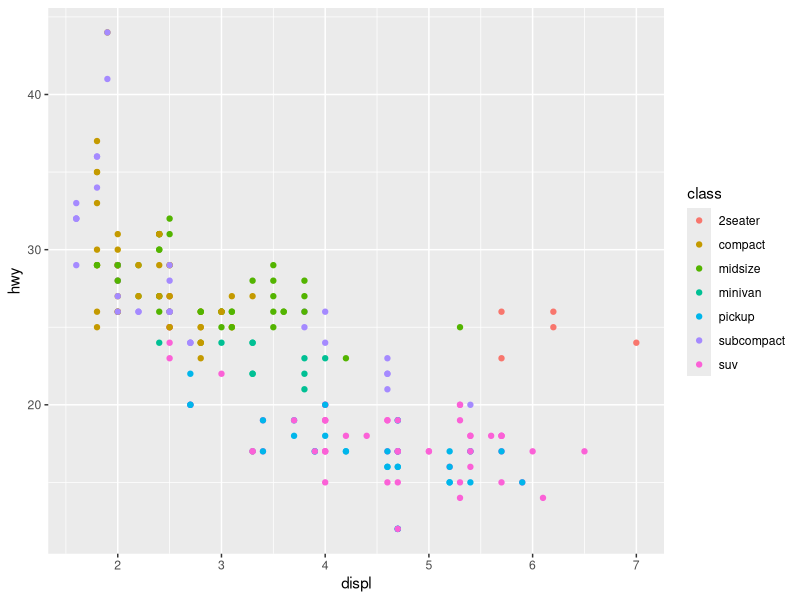
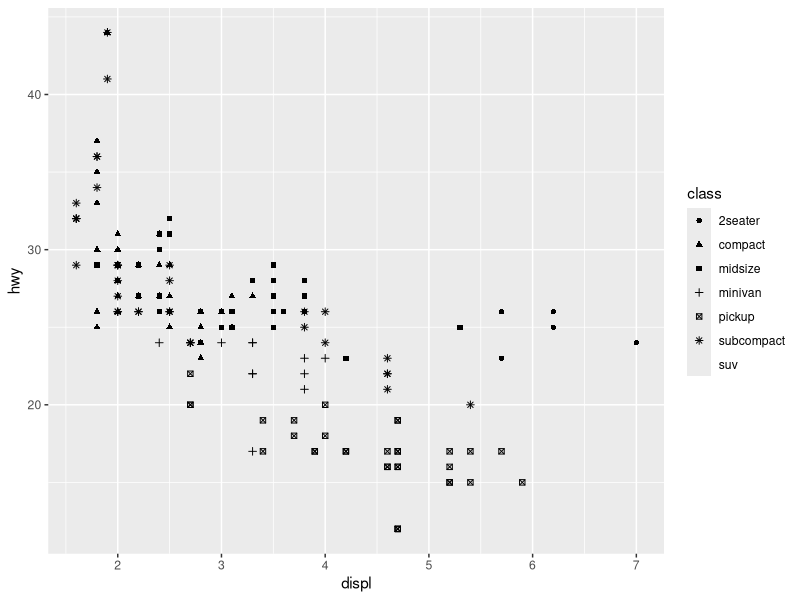
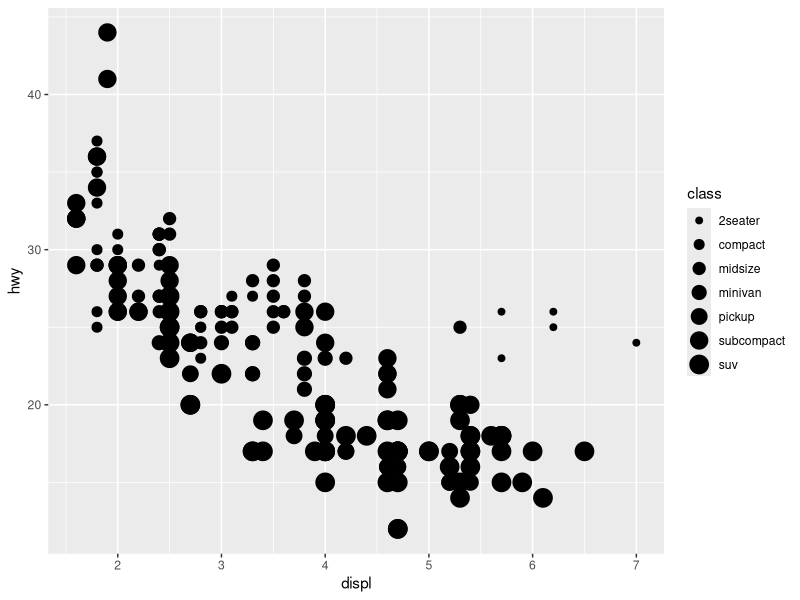
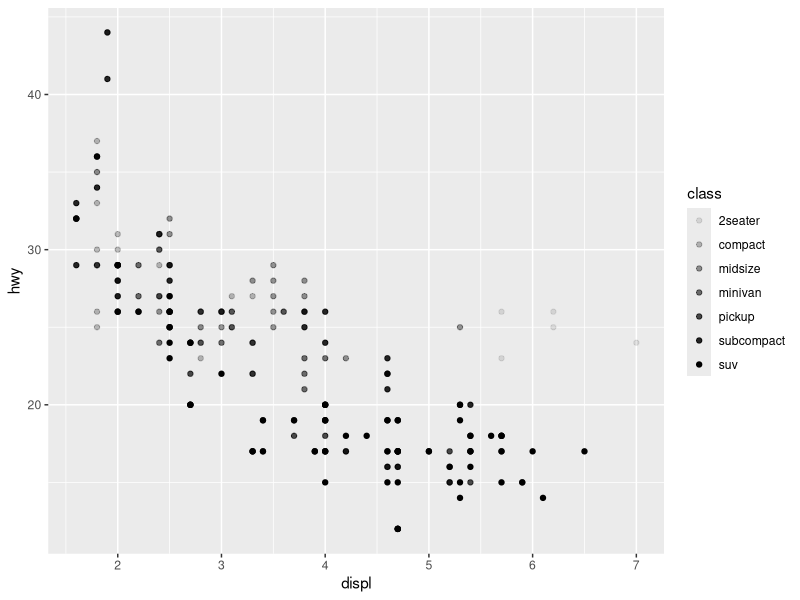
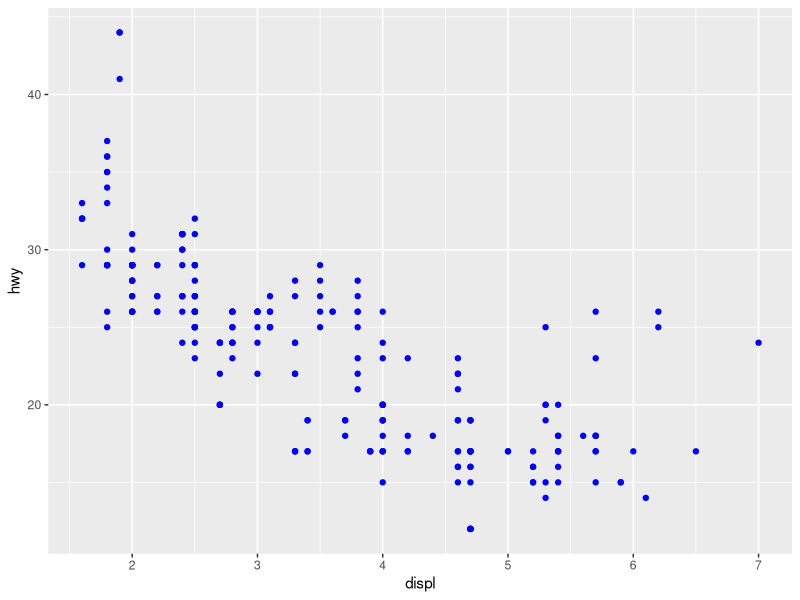
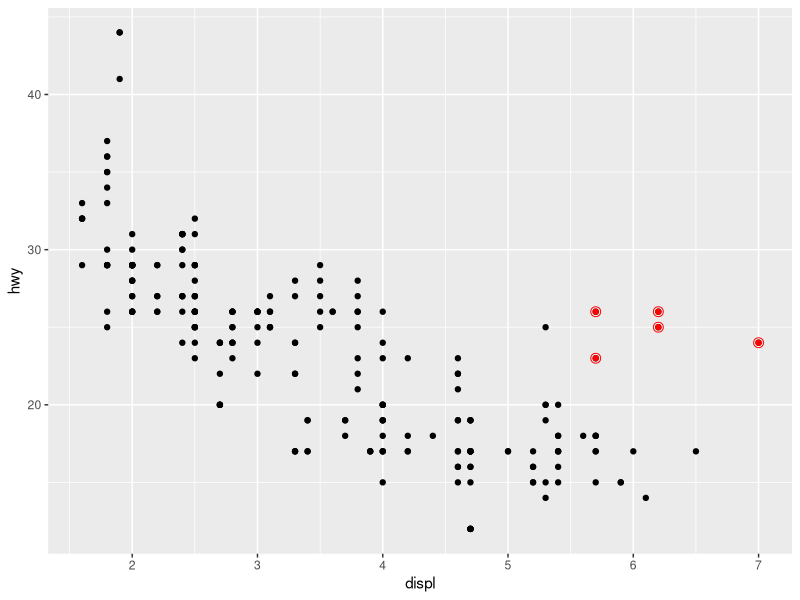

These charts were generated, in order, by the following R code:
## ---- chunk 1
#| echo: false
library(tidyverse)
## ---- chunk 2
#| echo: false
par(mar = c(4, 4, .1, .1))
## ---- chunk 3
ggplot(mpg, aes(x = displ, y = hwy, 
                color = class))+
geom_point()
## ---- chunk 4
ggplot(mpg, aes(x = displ, y = hwy, 
                shape = class))+
geom_point()
## ---- chunk 5
#| echo: false
par(mar = c(4, 4, .1, .1))
## ---- chunk 6
ggplot(mpg, aes(x = displ, y = hwy, 
                size = class))+
geom_point()
## ---- chunk 7
ggplot(mpg, aes(x = displ, y = hwy, 
                alpha = class))+
geom_point()
## ---- chunk 8
ggplot(mpg, aes(x = displ, y = hwy)) + 
  geom_point(color = "blue")
## ---- chunk 9
#| code-line-numbers: 1,2,3,4,5,6,7,8,9,10|3,4,5,6|7,8,9,10
ggplot(mpg, aes(x = displ, y = hwy)) + 
  geom_point() + 
  geom_point(
    data = mpg |> filter(class == "2seater"), 
    color = "red"
  ) +
  geom_point(
    data = mpg |> filter(class == "2seater"), 
    shape = "circle open", size = 3, color = "red"
  )
